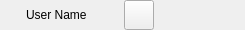
<?xml version="1.0" encoding="UTF-8"?>
<ui version="4.0">
 <class>NetworkPlayerFrame</class>
 <widget class="QFrame" name="NetworkPlayerFrame">
  <property name="geometry">
   <rect>
    <x>0</x>
    <y>0</y>
    <width>245</width>
    <height>30</height>
   </rect>
  </property>
  <property name="styleSheet">
   <string notr="true">background-image: url(:/img/data/parchment.jpg);</string>
  </property>
  <layout class="QHBoxLayout" name="horizontalLayout">
   <property name="spacing">
    <number>6</number>
   </property>
   <property name="leftMargin">
    <number>0</number>
   </property>
   <property name="topMargin">
    <number>0</number>
   </property>
   <property name="rightMargin">
    <number>0</number>
   </property>
   <property name="bottomMargin">
    <number>0</number>
   </property>
   <item>
    <widget class="QLabel" name="lblStatus">
     <property name="sizePolicy">
      <sizepolicy hsizetype="Fixed" vsizetype="Fixed">
       <horstretch>0</horstretch>
       <verstretch>0</verstretch>
      </sizepolicy>
     </property>
     <property name="minimumSize">
      <size>
       <width>20</width>
       <height>20</height>
      </size>
     </property>
     <property name="maximumSize">
      <size>
       <width>20</width>
       <height>20</height>
      </size>
     </property>
     <property name="text">
      <string/>
     </property>
     <property name="pixmap">
      <pixmap resource="resources.qrc">:/img/data/icon_network_off.png</pixmap>
     </property>
     <property name="scaledContents">
      <bool>true</bool>
     </property>
     <property name="alignment">
      <set>Qt::AlignCenter</set>
     </property>
    </widget>
   </item>
   <item>
    <widget class="QLabel" name="lblName">
     <property name="sizePolicy">
      <sizepolicy hsizetype="MinimumExpanding" vsizetype="Preferred">
       <horstretch>0</horstretch>
       <verstretch>0</verstretch>
      </sizepolicy>
     </property>
     <property name="text">
      <string>User Name</string>
     </property>
     <property name="alignment">
      <set>Qt::AlignLeading|Qt::AlignLeft|Qt::AlignVCenter</set>
     </property>
    </widget>
   </item>
   <item>
    <widget class="QPushButton" name="btnStatus">
     <property name="minimumSize">
      <size>
       <width>30</width>
       <height>30</height>
      </size>
     </property>
     <property name="maximumSize">
      <size>
       <width>30</width>
       <height>30</height>
      </size>
     </property>
     <property name="text">
      <string/>
     </property>
     <property name="icon">
      <iconset resource="resources.qrc">
       <normaloff>:/img/data/icon_contentnpc.png</normaloff>:/img/data/icon_contentnpc.png</iconset>
     </property>
     <property name="iconSize">
      <size>
       <width>25</width>
       <height>25</height>
      </size>
     </property>
    </widget>
   </item>
   <item>
    <spacer name="horizontalSpacer">
     <property name="orientation">
      <enum>Qt::Horizontal</enum>
     </property>
     <property name="sizeHint" stdset="0">
      <size>
       <width>40</width>
       <height>20</height>
      </size>
     </property>
    </spacer>
   </item>
  </layout>
 </widget>
 <resources>
  <include location="resources.qrc"/>
 </resources>
 <connections/>
</ui>
